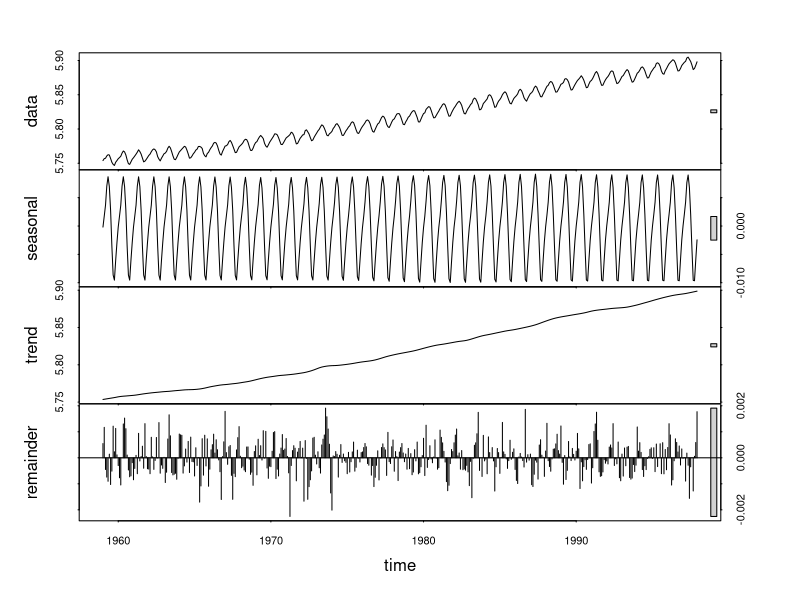
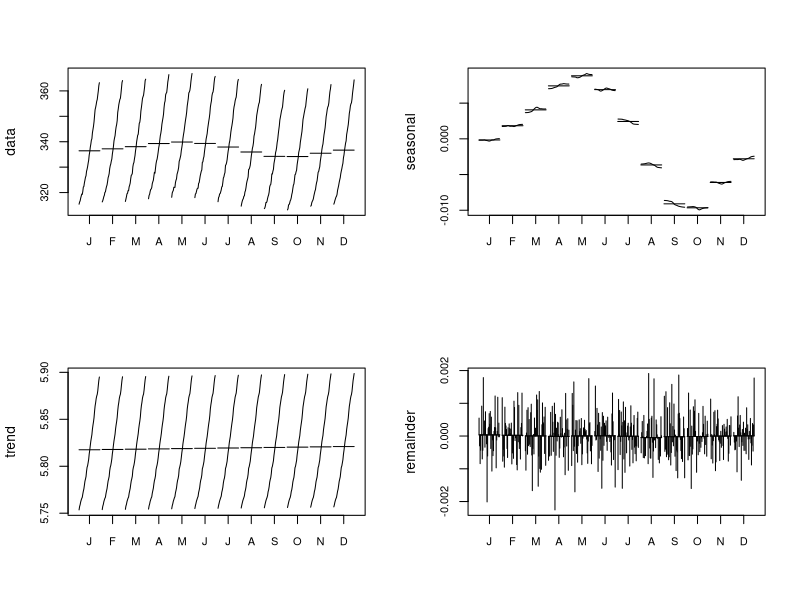
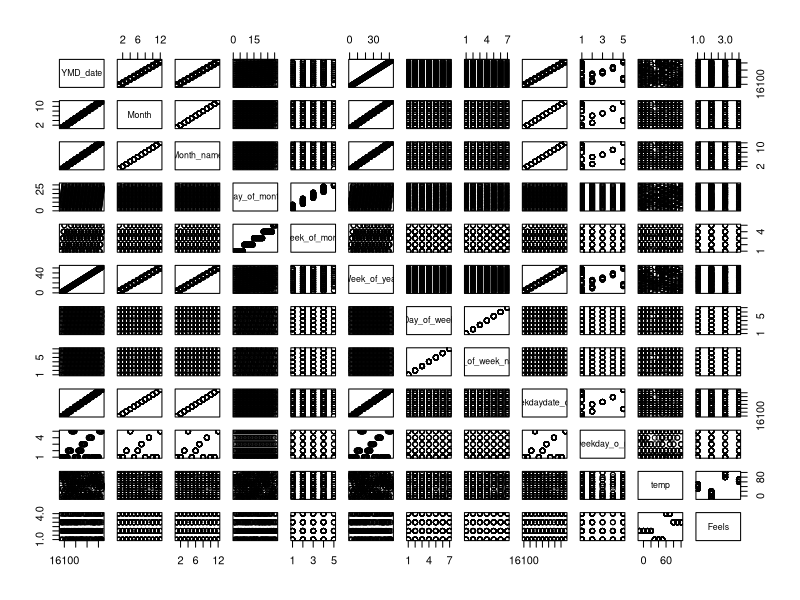
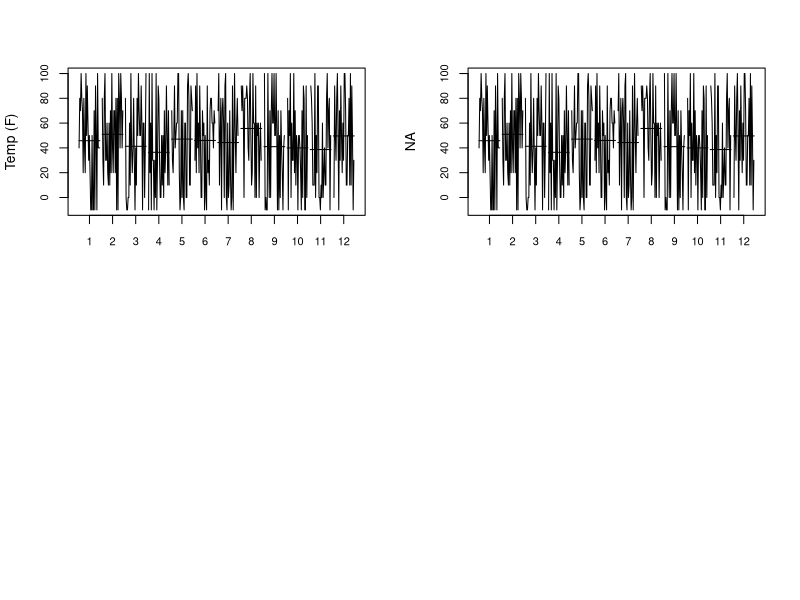

Write the R code that produced these figures, in order.
###########################################################
### Class working with dates, building a sequence of calendar
### dates and various categorizations based on week, month, etc.
###########################################################

library(lubridate)
library(dplyr)

### Let's build our calendar data frame
calendarDF <- data.frame(YMD_date = seq(as.Date("2014-01-01"), as.Date("2014-12-31"), "day"))

### now let's add some important columns of categorization
calendarDF$Month <- month(calendarDF$YMD_date)
calendarDF$Month_name <- month(calendarDF$YMD_date, label = TRUE)
calendarDF$Day_of_month <- day(calendarDF$YMD_date)
calendarDF$Week_of_month <- ceiling(as.numeric(format(calendarDF$YMD_date, "%d")) / 7L)
calendarDF$Week_of_year <- week(calendarDF$YMD_date)
calendarDF$Day_of_week <- wday(calendarDF$YMD_date)
calendarDF$Day_of_week_name <- wday(calendarDF$YMD_date, label = TRUE)

# an alternative cast here uses mutate for perhaps better legibility
calendar_alt_DF <- calendarDF %>% 
               mutate(Month = month(YMD_date),
                      Week_of_month = ceiling(as.numeric(format(YMD_date, "%d")) / 7L),
                      Day_of_month = day(YMD_date))


# some alternatives not using lubridate
# cal$month        <- as.numeric(format(DF$DATE, "%m"))
# calendarDF$day_of_month <- as.numeric(format(calendarDF$YMD_date, "%d")
# DF$WEEKDAY       <- format(DF$DATE, "%A")

# find the last work weekday of each month
library(data.table)
# chron and data.table are hard on lubridate so be wary
library(chron)
setDT(calendarDF)[, 
          last_weekdaydate_o_month := last(YMD_date[!chron::is.weekend(YMD_date)])
          , by = month(YMD_date)]
# cleanup from hard chron
detach(package:chron)
detach(package:data.table)


# or an alternative
calendarDF$last_weekdaydate_o_month <- ave( 
    calendarDF$YMD_date, 
    months(calendarDF$YMD_date), 
    FUN = function(x) tail(x[ !(weekdays(x) %in% c("Sat","Sun")) ], 1) 
)

# find last weekday name of month
calendarDF$last_weekday_o_month <- ave( 
    weekdays(calendarDF$YMD_date), 
    months(calendarDF$YMD_date), 
    FUN = function(x) tail(x[ !(x %in% c("Saturday","Sunday")) ], 1) 
)

# group calendar for actions by month
calendarDF %>% group_by(Month_name)

# output last work weekday name of each month
calendarDF %>% group_by(Month) %>% 
    filter(!Day_of_week_name %in% c("Sat", "Sun")) %>%
    summarise(last_weekday = wday(max(YMD_date), label = TRUE))


# Let's add a variable for temps to each day
TEMP = c(-10, 0, 10, 20, 30, 40, 50, 60, 70, 80, 90, 100)
temps <- mutate(calendarDF, temp = sample(TEMP, nrow(calendarDF), replace = TRUE))
# Here is an example using within() to categorize the entire df
temps <- within(temps, {
    Feels                           <- NA
    Feels[30 <= temp & temp <=  60] <- "Cold"
    Feels[60 <= temp & temp <=  70] <- "Pleasant"
    Feels[80 <= temp & temp <= 100] <- "Hot"
    Feels[is.na(Feels)]             <- "Freezing"
})

# this doesn't work and needs something like cut
# TODO
# mutate(temps, {
#     Feels                           <- NA
#     Feels[60 <= TEMP & TEMP <=  70] <- "Pleasant"
#     Feels[80 <= TEMP & TEMP <= 100] <- "Hot"
#     Feels[is.na(Feels)]             <- "Cold"
# })

###########################################################
### Plotting
# Here is the example data with monthplot
fit <- stl(log(co2), s.window = 20, t.window = 20)
plot(fit)
op <- par(mfrow = c(2,2))
monthplot(co2, ylab = "data", cex.axis = 0.8)
monthplot(fit, choice = "seasonal", cex.axis = 0.8)
monthplot(fit, choice = "trend", cex.axis = 0.8)
monthplot(fit, choice = "remainder", type = "h", cex.axis = 0.8)
par(op)

# some attempt
plot(temps)
op <- par(mfrow = c(2,2))
monthplot(temps$temp, ylab = "Temp (F)", cex.axis = 0.8)
monthplot(temps$temp, choice = "seasonal", cex.axis = 0.8)
par(op)

# TODO: build at least the co2 if not temps up in ggplot or other timeseries
# would be nice to have faceting worked out
